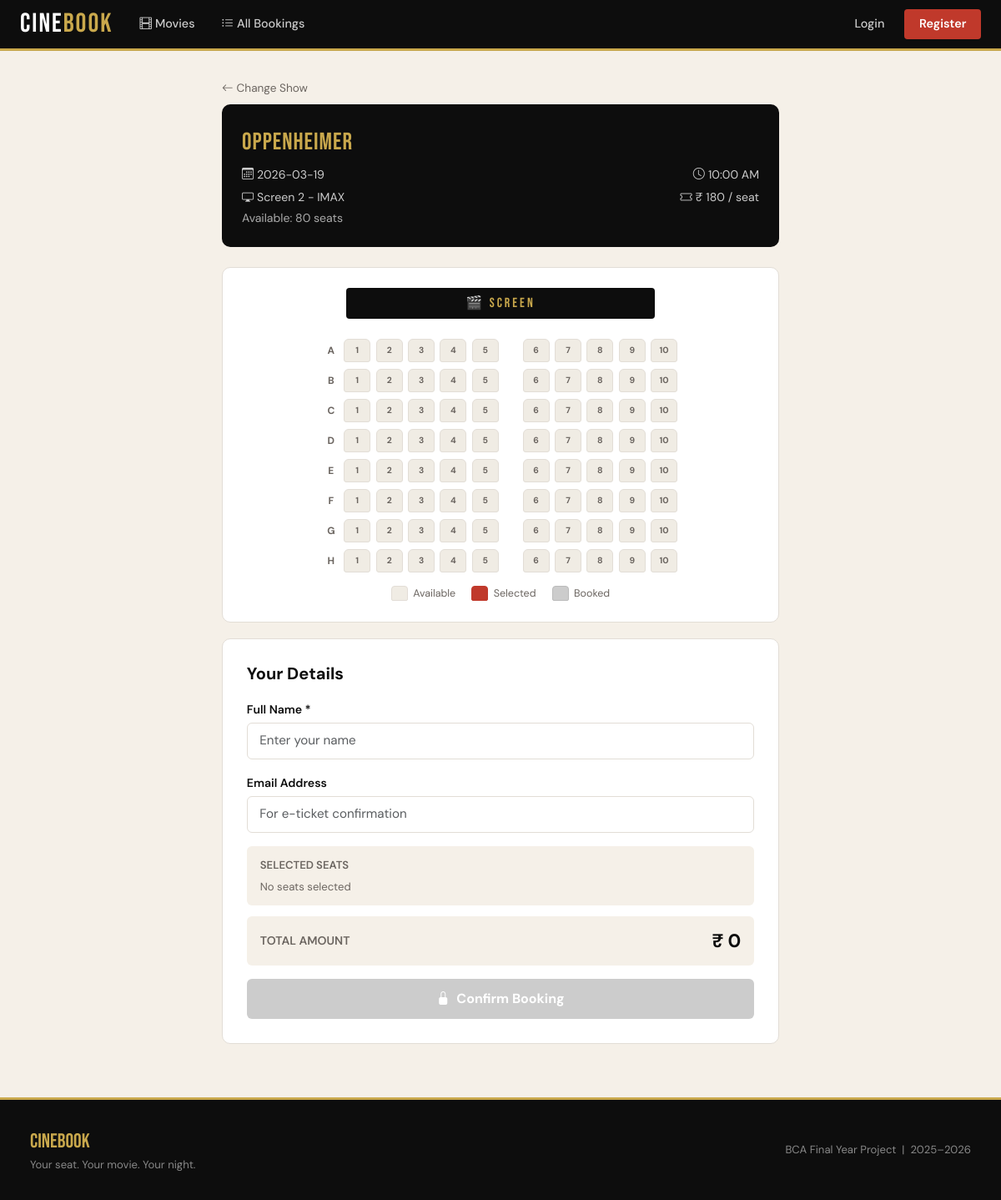
The app's page /book/4, older data.
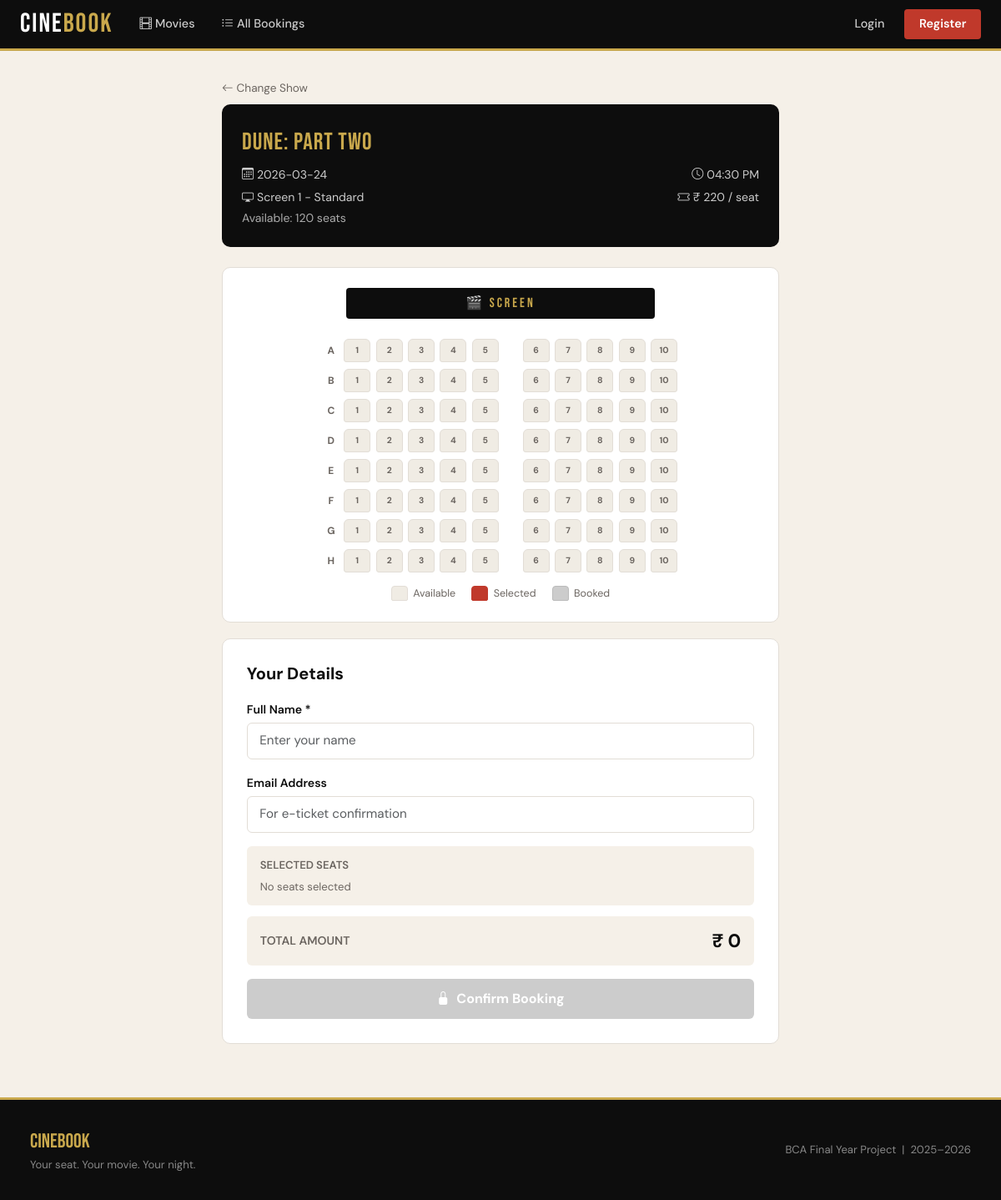
The same page, newer data.
### models.py (models this page shows)
class Movie(db.Model):
    __tablename__ = 'movies'
    id = db.Column(db.Integer, primary_key=True)
    title = db.Column(db.String(150), nullable=False)
    description = db.Column(db.Text, nullable=True)
    director = db.Column(db.String(100), nullable=True)
    duration_minutes = db.Column(db.Integer, nullable=True)
    language = db.Column(db.String(50), default='English')
    rating = db.Column(db.String(10), nullable=True)
    release_date = db.Column(db.Date, nullable=True)
    poster_url = db.Column(db.String(300), nullable=True)
    trailer_url = db.Column(db.String(300), nullable=True)   # YouTube embed URL
    genre_id = db.Column(db.Integer, db.ForeignKey('genres.id'), nullable=True)
    is_active = db.Column(db.Boolean, default=True)
    shows = db.relationship('Show', backref='movie', lazy=True, cascade='all, delete-orphan')

class Show(db.Model):
    __tablename__ = 'shows'
    id = db.Column(db.Integer, primary_key=True)
    movie_id = db.Column(db.Integer, db.ForeignKey('movies.id'), nullable=False)
    screen_id = db.Column(db.Integer, db.ForeignKey('screens.id'), nullable=False)
    show_date = db.Column(db.Date, nullable=False)
    show_time = db.Column(db.String(20), nullable=False)
    ticket_price = db.Column(db.Float, nullable=False, default=200.0)
    available_seats = db.Column(db.Integer, nullable=False)
    bookings = db.relationship('Booking', backref='show', lazy=True)

class Screen(db.Model):
    __tablename__ = 'screens'
    id = db.Column(db.Integer, primary_key=True)
    name = db.Column(db.String(50), nullable=False)
    total_seats = db.Column(db.Integer, nullable=False)
    shows = db.relationship('Show', backref='screen', lazy=True)

### app.py (the view, shortened to what this page needs)
@app.route('/book/<int:show_id>', methods=['GET', 'POST'])
def book(show_id):
    show = Show.query.get_or_404(show_id)
    return render_template('booking.html', show=show)

### templates/booking.html (shortened to what this page needs)
{% extends "base.html" %}
{% block content %}
<div class="booking-wrap">
  <a href="/movie/{{ show.movie.id }}" style="color:var(--dim);font-size:.85rem;text-decoration:none;">
    <i class="bi bi-arrow-left me-1"></i>Change Show
  </a>
  <div class="summary-card mt-2">
    <div class="movie-name">{{ show.movie.title }}</div>
    <div class="summary-row">
      <span><i class="bi bi-calendar3 me-1"></i>{{ show.show_date }}</span>
      <span><i class="bi bi-clock me-1"></i>{{ show.show_time }}</span>
    </div>
    <div class="summary-row">
      <span><i class="bi bi-display me-1"></i>{{ show.screen.name }}</span>
      <span><i class="bi bi-ticket me-1"></i>₹ {{ "%.0f"|format(show.ticket_price) }} / seat</span>
    </div>
    <div class="summary-row mt-1">
      <span style="color:#aaa">Available: {{ show.available_seats }} seats</span>
    </div>
  </div>
  <div class="screen-box">
    <span class="screen-label">🎬 SCREEN</span>
    <div class="seat-grid" id="seatGrid">
    </div>
    <div class="legend">
      <div class="legend-item"><div class="legend-box available"></div> Available</div>
      <div class="legend-item"><div class="legend-box selected"></div> Selected</div>
      <div class="legend-item"><div class="legend-box booked"></div> Booked</div>
    </div>
  </div>
  <div class="form-card">
    <h5 style="font-weight:700;margin-bottom:1.2rem">Your Details</h5>
    <form method="POST" id="bookingForm">
      <div class="mb-3">
        <label class="form-label">Full Name *</label>
        <input type="text" name="name" class="form-control" placeholder="Enter your name" required />
      </div>
      <div class="mb-3">
        <label class="form-label">Email Address</label>
        <input type="email" name="email" class="form-control" placeholder="For e-ticket confirmation" />
      </div>
      <div class="selected-seats-info">
        <div style="font-weight:600;color:var(--dim);font-size:.82rem;">SELECTED SEATS</div>
        <div class="seat-tags" id="seatTags">
          <span style="color:var(--dim);font-size:.82rem;">No seats selected</span>
        </div>
      </div>
      <div class="total-row">
        <span class="total-label">TOTAL AMOUNT</span>
        <span class="total-amount" id="totalDisplay">₹ 0</span>
      </div>
      <button type="submit" class="btn-confirm" id="confirmBtn" disabled>
        <i class="bi bi-lock-fill me-2"></i>Confirm Booking
      </button>
    </form>
  </div>
</div>
{% endblock %}

Row changes from the older to the newer data that the page shows:
no longer on this page (row edited): Movie: movie "Oppenheimer"
no longer on this page (row unchanged): Screen: screen.name "Screen 2 - IMAX"
now on this page (row unchanged): Movie: movie "Dune: Part Two"
changed Show: show_date "2026-03-19" → "2026-03-24"; show_time "10:00 AM" → "04:30 PM"; ticket_price "180" → "220"; available_seats "80" → "120"
now on this page (row unchanged): Screen: screen.name "Screen 1 - Standard"
